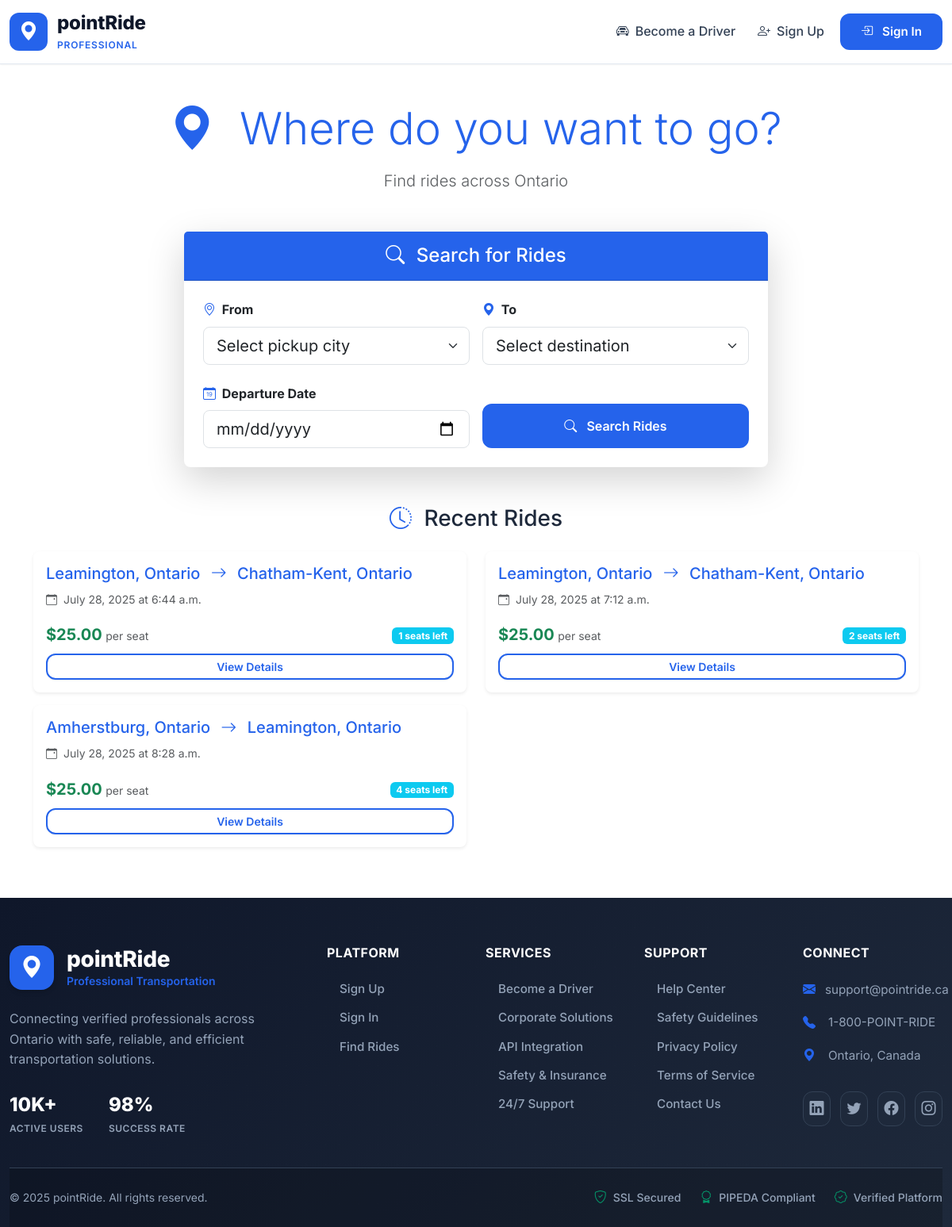
Screenshot of /rides/ with the database file from the repository.
### rides/models.py (models this page shows, shortened)
class Ride(models.Model):
    RIDE_STATUS_CHOICES = [
        ('ACTIVE', 'Active'),
        ('FULL', 'Full'),
        ('COMPLETED', 'Completed'),
        ('CANCELLED', 'Cancelled'),
    ]
    route = models.ForeignKey(Route, on_delete=models.CASCADE, related_name='rides')
    driver = models.ForeignKey(User, on_delete=models.CASCADE, related_name='offered_rides')
    departure_date = models.DateField()
    departure_time = models.TimeField()
    available_seats = models.IntegerField(validators=[MinValueValidator(1), MaxValueValidator(8)])
    pickup_location = models.CharField(max_length=255)  # Specific address
    pickup_city = models.ForeignKey(City, on_delete=models.CASCADE, related_name='pickup_rides')
    dropoff_location = models.CharField(max_length=255)  # Specific address
    dropoff_city = models.ForeignKey(City, on_delete=models.CASCADE, related_name='dropoff_rides')
    notes = models.TextField(blank=True, null=True)
    price_per_seat = models.DecimalField(max_digits=8, decimal_places=2)
    status = models.CharField(max_length=20, choices=RIDE_STATUS_CHOICES, default='ACTIVE')
    created_at = models.DateTimeField(auto_now_add=True)
    updated_at = models.DateTimeField(auto_now=True)
    class Meta:
        ordering = ['departure_date', 'departure_time']
    @property
    def available_seats_count(self):
        total_booked_seats = self.bookings.filter(status='CONFIRMED').aggregate(
            total=models.Sum('seats_booked')
        )['total'] or 0
        return self.available_seats - total_booked_seats

class City(models.Model):
    name = models.CharField(max_length=100, unique=True)
    province = models.CharField(max_length=50, default='Ontario')
    country = models.CharField(max_length=50, default='Canada')
    latitude = models.DecimalField(max_digits=9, decimal_places=6, null=True, blank=True)
    longitude = models.DecimalField(max_digits=9, decimal_places=6, null=True, blank=True)
    is_active = models.BooleanField(default=True)
    class Meta:
        verbose_name_plural = "Cities"
        ordering = ['name']
    def __str__(self):
        return f"{self.name}, {self.province}"

### rides/views.py (the view)
# urls.py: path('', views.home_search, name='home_search'),
def home_search(request):
    recent_rides = Ride.objects.filter(
        status='ACTIVE',
        departure_date__gte=date.today()
    ).select_related('pickup_city', 'dropoff_city', 'driver')[:6]
    cities = City.objects.filter(is_active=True).order_by('name')
    context = {
        'recent_rides': recent_rides,
        'cities': cities,
        'today': date.today(),
    }
    return render(request, 'rides/home_search.html', context)

### rides/templates/rides/home_search.html (shortened to what this page needs)
{% extends 'base.html' %}
{% block content %}
<div class="container py-5">
    <div class="text-center mb-5">
        <h1 class="display-4 text-primary mb-3">
            <i class="bi bi-geo-alt-fill me-3"></i>
            Where do you want to go?
        </h1>
        <p class="lead text-muted">Find rides across Ontario</p>
    </div>
    <div class="row justify-content-center">
        <div class="col-md-8">
            <div class="card shadow-lg border-0 rounded-3">
                <div class="card-header bg-primary text-white text-center py-3">
                    <h4 class="mb-0">
                        <i class="bi bi-search me-2"></i>
                        Search for Rides
                    </h4>
                </div>
                <div class="card-body p-4">
                    <form method="post" action="{% url 'rides:search_rides' %}">
                        <div class="row g-3">
                            <div class="col-md-6">
                                <label class="form-label fw-bold">
                                    <i class="bi bi-geo-alt text-primary me-1"></i>
                                    From
                                </label>
                                <select name="pickup_city" class="form-select form-select-lg" required>
                                    <option value="">Select pickup city</option>
                                </select>
                            </div>
                            <div class="col-md-6">
                                <label class="form-label fw-bold">
                                    <i class="bi bi-geo-alt-fill text-primary me-1"></i>
                                    To
                                </label>
                                <select name="dropoff_city" class="form-select form-select-lg" required>
                                    <option value="">Select destination</option>
                                </select>
                            </div>
                        </div>
                        <div class="row g-3 mt-2">
                            <div class="col-md-6">
                                <label class="form-label fw-bold">
                                    <i class="bi bi-calendar-date text-primary me-1"></i>
                                    Departure Date
                                </label>
                                <input type="date" name="departure_date" class="form-control form-control-lg" required min="{{ today|date:'Y-m-d' }}">
                            </div>
                            <div class="col-md-6 d-flex align-items-end">
                                <button type="submit" class="btn btn-primary btn-lg w-100">
                                    <i class="bi bi-search me-2"></i>
                                    Search Rides
                                </button>
                            </div>
                        </div>
                    </form>
                </div>
            </div>
        </div>
    </div>
    {% if recent_rides %}
    <div class="mt-5">
        <h3 class="text-center mb-4">
            <i class="bi bi-clock-history text-primary me-2"></i>
            Recent Rides
        </h3>
        <div class="row">
            {% for ride in recent_rides %}
            <div class="col-md-6 mb-3">
                <div class="card h-100 shadow-sm border-0 rounded-3">
                    <div class="card-body">
                        <h5 class="card-title text-primary">
                            {{ ride.pickup_city }}
                            <i class="bi bi-arrow-right mx-2"></i>
                            {{ ride.dropoff_city }}
                        </h5>
                        <p class="card-text">
                            <small class="text-muted">
                                <i class="bi bi-calendar-event me-1"></i>
                                {{ ride.departure_date }} at {{ ride.departure_time }}
                            </small>
                        </p>
                        <div class="d-flex justify-content-between align-items-center">
                            <div>
                                <strong class="text-success fs-5">${{ ride.price_per_seat }}</strong>
                                <small class="text-muted">per seat</small>
                            </div>
                            <div>
                                <span class="badge bg-info">{{ ride.available_seats_count }} seats left</span>
                            </div>
                        </div>
                        <a href="{% url 'rides:ride_detail' ride.id %}" class="btn btn-outline-primary btn-sm mt-2 w-100">
                            View Details
                        </a>
                    </div>
                </div>
            </div>
            {% endfor %}
        </div>
    </div>
    {% endif %}
</div>
{% endblock %}

### static/css/style.css (style rules this page uses)
:root { --primary-color: #2563eb; --primary-dark: #1d4ed8; --primary-light: #3b82f6; --secondary-color: #64748b; --secondary-dark: #475569; --secondary-light: #94a3b8; --success-color: #059669; --warning-color: #d97706; --danger-color: #dc2626; --info-color: #0891b2; --white: #ffffff; --gray-50: #f8fafc; --gray-100: #f1f5f9; --gray-200: #e2e8f0; --gray-300: #cbd5e1; --gray-400: #94a3b8; --gray-500: #64748b; --gray-600: #475569; --gray-700: #334155; --gray-800: #1e293b; --gray-900: #0f172a; --font-family-base: 'Inter', -apple-system, BlinkMacSystemFont, 'Segoe UI', Roboto, sans-serif; --font-size-base: 16px; --line-height-base: 1.6; --section-padding: 80px 0; --container-padding: 24px; --border-radius: 12px; --border-radius-lg: 16px; --border-radius-xl: 24px; --shadow-sm: 0 1px 2px 0 rgba(0, 0, 0, 0.05); --shadow-md: 0 4px 6px -1px rgba(0, 0, 0, 0.1), 0 2px 4px -1px rgba(0, 0, 0, 0.06); --shadow-lg: 0 10px 15px -3px rgba(0, 0, 0, 0.1), 0 4px 6px -2px rgba(0, 0, 0, 0.05); --shadow-xl: 0 20px 25px -5px rgba(0, 0, 0, 0.1), 0 10px 10px -5px rgba(0, 0, 0, 0.04); --transition-fast: 0.2s ease-in-out; --transition-normal: 0.3s ease-in-out; --transition-slow: 0.5s ease-in-out; }
body { font-family: var(--font-family-base); font-size: var(--font-size-base); line-height: var(--line-height-base); color: var(--gray-800); background-color: var(--white); -webkit-font-smoothing: antialiased; -moz-osx-font-smoothing: grayscale; }
.text-primary { color: var(--primary-color) !important; }
.bg-primary { background-color: var(--primary-color) !important; }
.btn { border-radius: var(--border-radius); font-weight: 600; transition: var(--transition-fast); border: 2px solid transparent; position: relative; overflow: hidden; }
.btn-lg { padding: 14px 32px; font-size: 1rem; }
.btn-primary { background-color: var(--primary-color); border-color: var(--primary-color); color: var(--white); }
.btn-outline-primary { color: var(--primary-color); border-color: var(--primary-color); background-color: var(--white); box-shadow: var(--shadow-sm); }
body { display: flex; flex-direction: column; min-height: 100vh; }
html { scroll-behavior: smooth; }

### rides/templates/rides/home_search.html (style rules this page uses)
.card { transition: transform 0.2s ease-in-out; }
.btn-primary { transition: all 0.2s ease-in-out; }

### rows the page displays
Ride: pickup_city "Leamington, Ontario", dropoff_city "Chatham-Kent, Ontario", departure_date "July 28, 2025", departure_time "6:44 a.m.", price_per_seat "25.00", available_seats_count "1"
Ride: pickup_city "Leamington, Ontario", dropoff_city "Chatham-Kent, Ontario", departure_date "July 28, 2025", departure_time "7:12 a.m.", price_per_seat "25.00", available_seats_count "2"
Ride: pickup_city "Amherstburg, Ontario", dropoff_city "Leamington, Ontario", departure_date "July 28, 2025", departure_time "8:28 a.m.", price_per_seat "25.00", available_seats_count "4"
